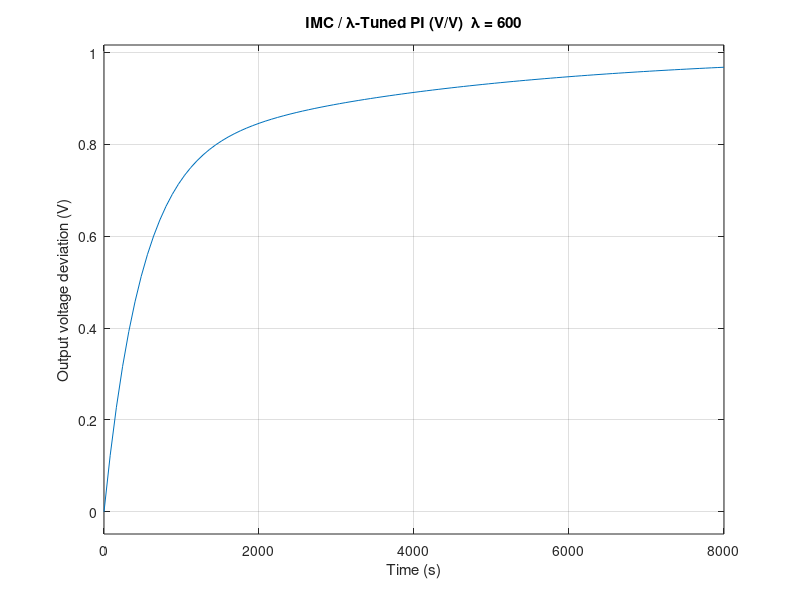

Write MATLAB code to recreate this figure.
%% IMC / Lambda Tuning for Voltage Plant (PI Controller)  [V/V]

%clear; clc; close all;

% ---- Use the V/V model from your estimator (Dataset 2 for example)
Kp_plant = 0.4604;    % <-- THIS MUST BE V/V (example only!)
tau      = 1459.68;    % time constant (s) (same)

G = tf(Kp_plant, [tau 1]);
%G = G2;
% IMC tuning parameter
lambda = 600;         % try 800, 1000, 1200

% IMC-PI formulas (no delay)
Kp = tau / (Kp_plant * lambda);
Ki = 1 / lambda;

C_IMC = pid(Kp, Ki);

% Closed-loop
T_IMC = feedback(C_IMC * G, 1);

% Step response (this is a 1-V reference step in output volts)
figure;
step(T_IMC, 8000)
grid on;
title(['IMC / \lambda-Tuned PI (V/V)  \lambda = ' num2str(lambda)]);
xlabel('Time (s)');
ylabel('Output voltage deviation (V)');

fprintf('\nIMC / Lambda-Tuned PI Controller (V/V plant):\n');
fprintf('Kp = %.6f\n', Kp);
fprintf('Ki = %.6f\n', Ki);
